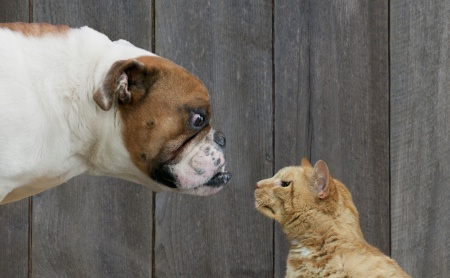
#> input picture catvsdog.jpg, 450 x 278 px
$ jupyter execute Image_CV.ipynb
#> lines starting #> are read from the running program, lines starting #| are printed output that depends on the picture
[cell 1]
# import the necessary packages
import cv2

[cell 2]
# read the image file (as color image)
img = cv2.imread('catvsdog.jpg')
#> img is the input picture: shape (278, 450, 3); mean B, G, R 101.7, 108.7, 114.1
print(f'image dimensions {img.shape[0]}x{img.shape[1]}x{img.shape[1]}')
#| image dimensions 278x450x450

[cell 3]
# read the image file (as gray scale)
imgGray = cv2.imread('catvsdog.jpg', cv2.IMREAD_GRAYSCALE)
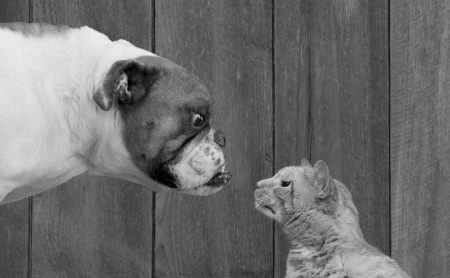
#> imgGray: shape (278, 450); min 0, max 236, mean 109.5
